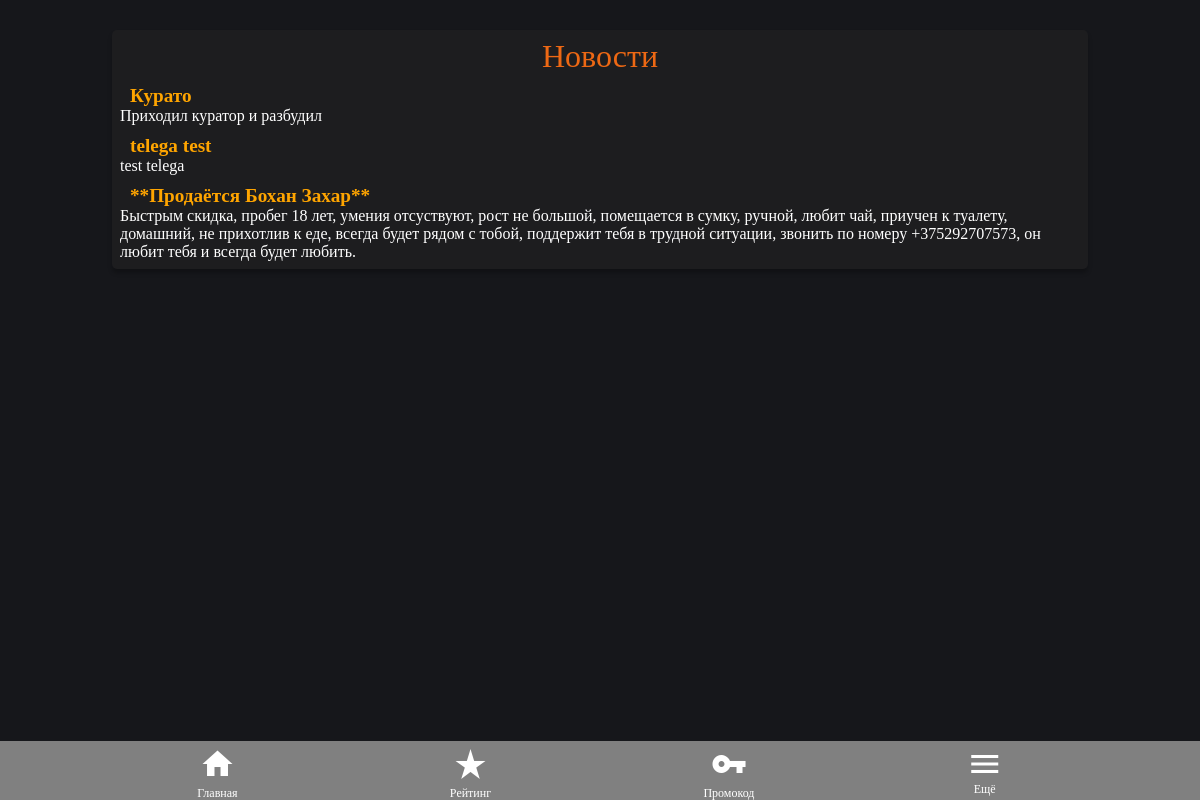
Page /news on the committed database.
### models.py (models this page shows)
class BaseModel(Model):
    class Meta:
        database = db

class News(BaseModel):
    title = TextField()
    description = TextField()

### app.py (the view)
@app.route('/news')
def news():
    if not session['user_id']:
        return redirect('/welcome')
    return render_template('news.html', inform=get_news())

### app.py (called while the page is built)
@app.before_request
def before_request():
    session['user_id'] = 262708494

### utils.py (called while the page is built)
def get_news():
    return News.select().order_by(News.id.desc())

### templates/news.html
{% extends "master.html" %}
{% block content %}
<link rel="stylesheet" href="/static/css/news.css">
<div class="message">
  Новости
</div>
<div class="wall">
  {% for i in inform %}
    <div class="news">
      <span>{{ i.title }}</span><br>
      <span>{{ i.description }}</span>
    </div>
  {% endfor %}
</div>
{% endblock %}

### static/css/master.css (style rules this page uses)
*, *:before, *:after { padding: 0; margin: 0; }
body { background-color: #16171b; color: #fff; display: flex; flex-direction: column; align-items: center; height: 100vh; }
.message { color: #ed6814; }

### static/css/news.css (style rules this page uses)
.message { text-align: center; font-size: 32px; }
.news { margin-top: 10px; }
.news span:first-child { color: orange; font-weight: bold; font-size: 1.2em; margin-left: 10px; }
.news span:last-child { color: white; }

### rows in the picture
News: title "Курато", description "Приходил куратор и разбудил"
News: title "telega test", description "test telega"
News: title "**Продаётся Бохан Захар**", description "Быстрым скидка, пробег 18 лет, умения отсуствуют, рост не большой, помещается в сумку, ручной, любит чай, приучен к туалету, домашний, не прихотлив к еде, всегда будет рядом с тобой, поддержит тебя в трудной ситуации, звонить по номеру +375292707573, он любит тебя и всегда будет любить."
